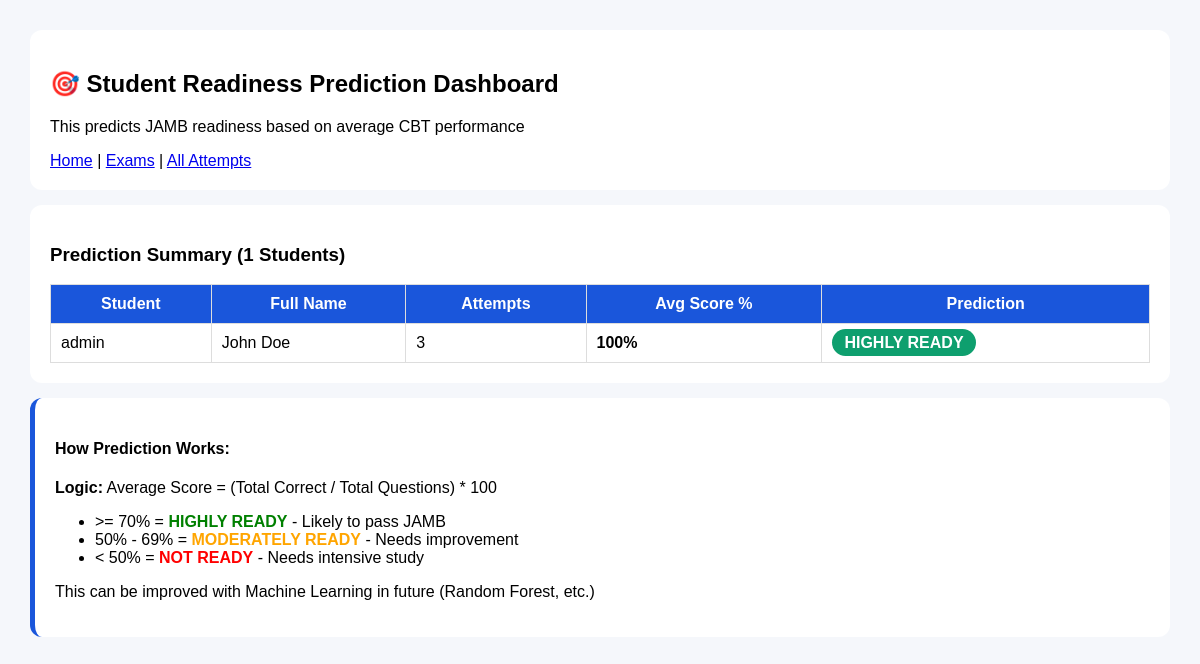
Page /readiness on the earlier database version.
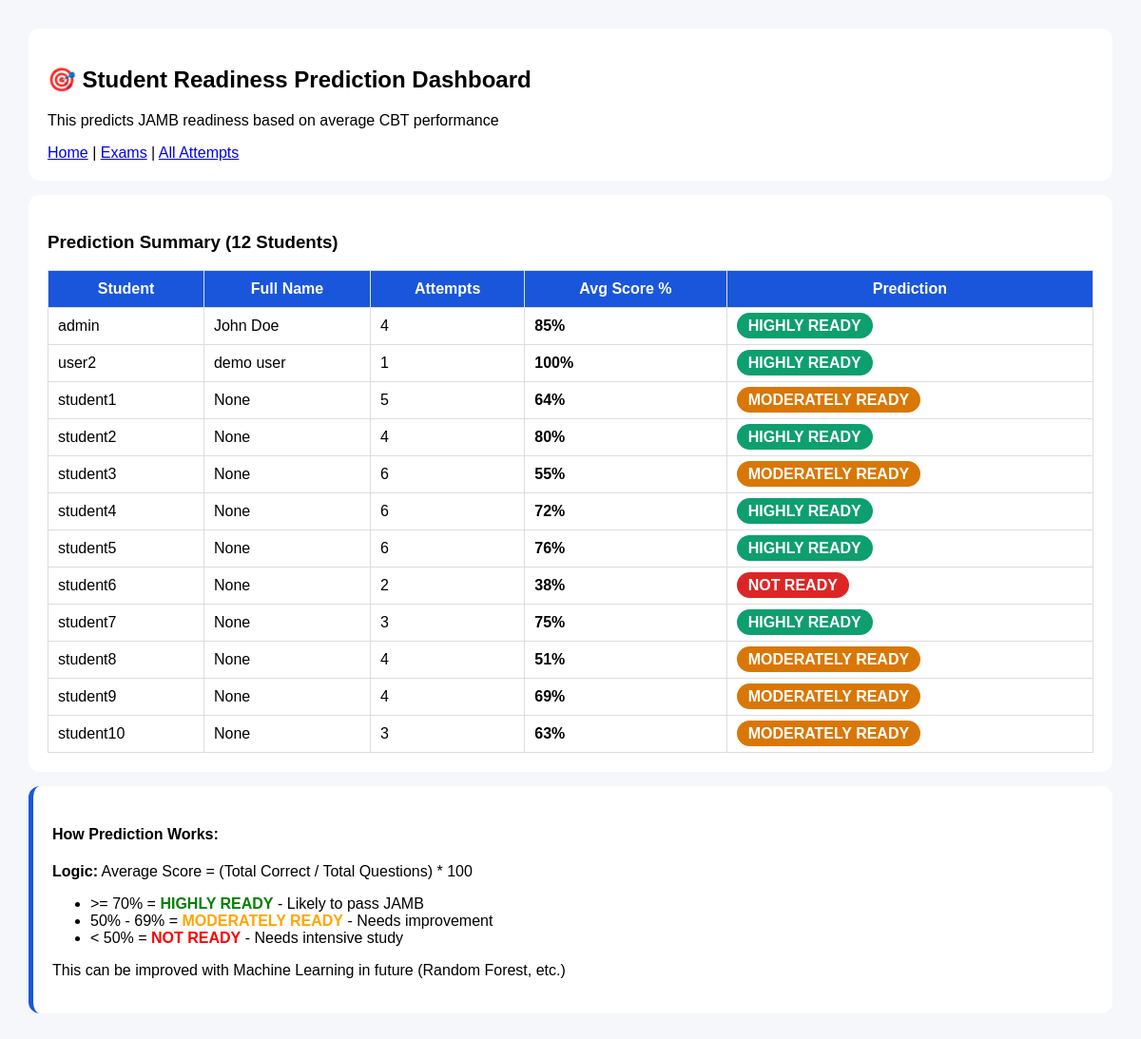
Same page on the later database version.
### tables this page shows
CREATE TABLE Users (
        user_id INTEGER PRIMARY KEY AUTOINCREMENT,
        username TEXT UNIQUE NOT NULL,
        full_name TEXT,
        password_hash TEXT,
        role TEXT CHECK(role IN ('Student','Teacher','Admin')),
        created_at TIMESTAMP DEFAULT CURRENT_TIMESTAMP
    );

### app.py (the view)
@app.route("/readiness")
def readiness_dashboard():
    conn = get_db()
    data = conn.execute("""
        SELECT SA.*, U.username, U.full_name, E.title
        FROM Student_Attempts SA
        JOIN Users U ON SA.user_id=U.user_id
        JOIN Exams E ON SA.exam_id=E.exam_id
        ORDER BY SA.attempted_at DESC
    """).fetchall()
    students = conn.execute("SELECT * FROM Users WHERE role='Student'").fetchall()
    if not students:
        students = conn.execute("SELECT * FROM Users").fetchall()
    stats = []
    for s in students:
        attempts = conn.execute("SELECT * FROM Student_Attempts WHERE user_id=?", (s['user_id'],)).fetchall()
        if attempts:
            total_score = sum(a['score'] for a in attempts)
            total_possible = sum(a['total'] for a in attempts)
            avg = (total_score / total_possible * 100) if total_possible > 0 else 0
            if avg >= 70:
                prediction = "HIGHLY READY"
                color = "green"
            elif avg >= 50:
                prediction = "MODERATELY READY"
                color = "orange"
            else:
                prediction = "NOT READY"
                color = "red"
            stats.append({
                'username': s['username'],
                'full_name': s['full_name'],
                'attempts': len(attempts),
                'avg': int(avg),
                'prediction': prediction,
                'color': color
            })
    conn.close()
    return render_template("readiness.html", stats=stats, all_attempts=data)

### app.py (called while the page is built)
def get_db():
    conn = sqlite3.connect(DB_PATH)
    conn.row_factory = sqlite3.Row
    return conn

### templates/readiness.html (shortened to what this page needs)
<!doctype html>
<html>
  <head>
  </head>
  <body>
    <div class="card">
      <h2>🎯 Student Readiness Prediction Dashboard</h2>
      <p>This predicts JAMB readiness based on average CBT performance</p>
      <a href="/">Home</a> | <a href="/exams">Exams</a> |
      <a href="/attempts">All Attempts</a>
    </div>
    <div class="card">
      <h3>Prediction Summary ({{ stats|length }} Students)</h3>
      <table>
        <tr>
          <th>Student</th>
          <th>Full Name</th>
          <th>Attempts</th>
          <th>Avg Score %</th>
          <th>Prediction</th>
        </tr>
        {% for s in stats %}
        <tr>
          <td>{{ s['username'] }}</td>
          <td>{{ s['full_name'] }}</td>
          <td>{{ s['attempts'] }}</td>
          <td><b>{{ s['avg'] }}%</b></td>
          <td>
            <span class="badge {{ s['color'] }}">{{ s['prediction'] }}</span>
          </td>
        </tr>
        {% endfor %}
      </table>
    </div>
    <div class="card" style="border-left: 5px solid #1a56db">
      <h4>How Prediction Works:</h4>
      <p>
        <b>Logic:</b> Average Score = (Total Correct / Total Questions) * 100
      </p>
      <ul>
        <li>
          >= 70% = <b style="color: green">HIGHLY READY</b> - Likely to pass
          JAMB
        </li>
        <li>
          50% - 69% = <b style="color: orange">MODERATELY READY</b> - Needs
          improvement
        </li>
        <li>
          < 50% = <b style="color: red">NOT READY</b> - Needs intensive study
        </li>
      </ul>
      <p>
        This can be improved with Machine Learning in future (Random Forest,
        etc.)
      </p>
    </div>
  </body>
</html>

Differences in the rows shown:
computed for Users "admin": attempts "3" → "4"; avg "100" → "85"
added Users: username "user2", full_name "demo user", attempts "1", avg "100", prediction "HIGHLY READY"
added Users: username "student1", full_name "None", attempts "5", avg "64", prediction "MODERATELY READY"
added Users: username "student2", full_name "None", attempts "4", avg "80", prediction "HIGHLY READY"
added Users: username "student3", full_name "None", attempts "6", avg "55", prediction "MODERATELY READY"
added Users: username "student4", full_name "None", attempts "6", avg "72", prediction "HIGHLY READY"
added Users: username "student5", full_name "None", attempts "6", avg "76", prediction "HIGHLY READY"
added Users: username "student6", full_name "None", attempts "2", avg "38", prediction "NOT READY"
added Users: username "student7", full_name "None", attempts "3", avg "75", prediction "HIGHLY READY"
added Users: username "student8", full_name "None", attempts "4", avg "51", prediction "MODERATELY READY"
added Users: username "student9", full_name "None", attempts "4", avg "69", prediction "MODERATELY READY"
added Users: username "student10", full_name "None", attempts "3", avg "63", prediction "MODERATELY READY"
Other differences:
{{ stats|length }}: "1" → "12"
